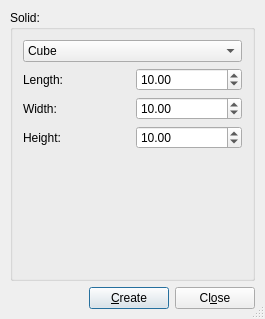
<ui version="4.0" >
 <author></author>
 <comment></comment>
 <exportmacro></exportmacro>
 <class>MeshGui::DlgRegularSolid</class>
 <widget class="QDialog" name="MeshGui::DlgRegularSolid" >
  <property name="geometry" >
   <rect>
    <x>0</x>
    <y>0</y>
    <width>265</width>
    <height>319</height>
   </rect>
  </property>
  <property name="windowTitle" >
   <string>Regular Solid</string>
  </property>
  <property name="sizeGripEnabled" >
   <bool>true</bool>
  </property>
  <layout class="QGridLayout" >
   <property name="margin" >
    <number>10</number>
   </property>
   <property name="spacing" >
    <number>6</number>
   </property>
   <item row="1" column="0" >
    <layout class="QHBoxLayout" >
     <property name="margin" >
      <number>0</number>
     </property>
     <property name="spacing" >
      <number>6</number>
     </property>
     <item>
      <spacer>
       <property name="orientation" >
        <enum>Qt::Horizontal</enum>
       </property>
       <property name="sizeType" >
        <enum>QSizePolicy::Expanding</enum>
       </property>
       <property name="sizeHint" >
        <size>
         <width>20</width>
         <height>20</height>
        </size>
       </property>
      </spacer>
     </item>
     <item>
      <widget class="QPushButton" name="createSolidButton" >
       <property name="text" >
        <string>&amp;Create</string>
       </property>
       <property name="shortcut" >
        <string>Alt+C</string>
       </property>
       <property name="autoDefault" >
        <bool>true</bool>
       </property>
       <property name="default" >
        <bool>true</bool>
       </property>
      </widget>
     </item>
     <item>
      <widget class="QPushButton" name="buttonClose" >
       <property name="text" >
        <string>Cl&amp;ose</string>
       </property>
       <property name="shortcut" >
        <string>Alt+O</string>
       </property>
       <property name="autoDefault" >
        <bool>true</bool>
       </property>
      </widget>
     </item>
    </layout>
   </item>
   <item row="0" column="0" >
    <widget class="QGroupBox" name="groupBox1" >
     <property name="title" >
      <string>Solid:</string>
     </property>
     <layout class="QGridLayout" >
      <property name="margin" >
       <number>10</number>
      </property>
      <property name="spacing" >
       <number>6</number>
      </property>
      <item row="0" column="0" >
       <widget class="QComboBox" name="comboBox1" >
        <item>
         <property name="text" >
          <string>Cube</string>
         </property>
        </item>
        <item>
         <property name="text" >
          <string>Cylinder</string>
         </property>
        </item>
        <item>
         <property name="text" >
          <string>Cone</string>
         </property>
        </item>
        <item>
         <property name="text" >
          <string>Sphere</string>
         </property>
        </item>
        <item>
         <property name="text" >
          <string>Ellipsoid</string>
         </property>
        </item>
        <item>
         <property name="text" >
          <string>Torus</string>
         </property>
        </item>
       </widget>
      </item>
      <item row="1" column="0" >
       <widget class="QStackedWidget" name="widgetStack2" >
        <property name="currentIndex" >
         <number>0</number>
        </property>
        <widget class="QWidget" name="WStackPage1" >
         <layout class="QGridLayout" >
          <property name="margin" >
           <number>0</number>
          </property>
          <property name="spacing" >
           <number>6</number>
          </property>
          <item row="0" column="0" >
           <layout class="QGridLayout" >
            <property name="margin" >
             <number>0</number>
            </property>
            <property name="spacing" >
             <number>6</number>
            </property>
            <item row="2" column="0" >
             <widget class="QLabel" name="textLabel4" >
              <property name="text" >
               <string>Height:</string>
              </property>
             </widget>
            </item>
            <item row="2" column="1" >
             <widget class="QDoubleSpinBox" name="boxHeight" >
              <property name="maximum" >
               <double>1000</double>
              </property>
              <property name="value" >
               <double>10</double>
              </property>
             </widget>
            </item>
            <item row="0" column="1" >
             <widget class="QDoubleSpinBox" name="boxLength" >
              <property name="maximum" >
               <double>1000</double>
              </property>
              <property name="minimum" >
               <double>0</double>
              </property>
              <property name="value" >
               <double>10</double>
              </property>
             </widget>
            </item>
            <item row="0" column="0" >
             <widget class="QLabel" name="textLabel2" >
              <property name="text" >
               <string>Length:</string>
              </property>
             </widget>
            </item>
            <item row="1" column="1" >
             <widget class="QDoubleSpinBox" name="boxWidth" >
              <property name="maximum" >
               <double>1000</double>
              </property>
              <property name="value" >
               <double>10</double>
              </property>
             </widget>
            </item>
            <item row="1" column="0" >
             <widget class="QLabel" name="textLabel3" >
              <property name="text" >
               <string>Width:</string>
              </property>
             </widget>
            </item>
           </layout>
          </item>
          <item row="1" column="0" >
           <spacer>
            <property name="orientation" >
             <enum>Qt::Vertical</enum>
            </property>
            <property name="sizeType" >
             <enum>QSizePolicy::Expanding</enum>
            </property>
            <property name="sizeHint" >
             <size>
              <width>20</width>
              <height>51</height>
             </size>
            </property>
           </spacer>
          </item>
         </layout>
        </widget>
        <widget class="QWidget" name="WStackPage2" >
         <layout class="QGridLayout" >
          <property name="margin" >
           <number>0</number>
          </property>
          <property name="spacing" >
           <number>6</number>
          </property>
          <item row="0" column="0" >
           <layout class="QGridLayout" >
            <property name="margin" >
             <number>0</number>
            </property>
            <property name="spacing" >
             <number>6</number>
            </property>
            <item row="0" column="0" >
             <widget class="QLabel" name="textLabel5" >
              <property name="text" >
               <string>Radius:</string>
              </property>
             </widget>
            </item>
            <item row="0" column="1" >
             <widget class="QDoubleSpinBox" name="cylinderRadius" >
              <property name="value" >
               <double>2</double>
              </property>
             </widget>
            </item>
            <item row="1" column="1" >
             <widget class="QDoubleSpinBox" name="cylinderLength" >
              <property name="value" >
               <double>10</double>
              </property>
             </widget>
            </item>
            <item row="1" column="0" >
             <widget class="QLabel" name="textLabel6" >
              <property name="text" >
               <string>Length:</string>
              </property>
             </widget>
            </item>
           </layout>
          </item>
          <item row="1" column="0" >
           <widget class="Line" name="line1" >
            <property name="frameShape" >
             <enum>QFrame::HLine</enum>
            </property>
            <property name="frameShadow" >
             <enum>QFrame::Sunken</enum>
            </property>
           </widget>
          </item>
          <item row="2" column="0" >
           <layout class="QGridLayout" >
            <property name="margin" >
             <number>0</number>
            </property>
            <property name="spacing" >
             <number>6</number>
            </property>
            <item row="2" column="0" colspan="2" >
             <widget class="QCheckBox" name="cylinderClosed" >
              <property name="text" >
               <string>Closed</string>
              </property>
              <property name="checked" >
               <bool>true</bool>
              </property>
             </widget>
            </item>
            <item row="1" column="1" >
             <widget class="Gui::SpinBox" name="cylinderCount" >
              <property name="value" >
               <number>50</number>
              </property>
             </widget>
            </item>
            <item row="1" column="0" >
             <widget class="QLabel" name="textLabel8" >
              <property name="text" >
               <string>Sampling:</string>
              </property>
             </widget>
            </item>
            <item row="0" column="0" >
             <widget class="QLabel" name="textLabel7" >
              <property name="text" >
               <string>Edge length:</string>
              </property>
             </widget>
            </item>
            <item row="0" column="1" >
             <widget class="QDoubleSpinBox" name="cylinderEdgeLength" >
              <property name="maximum" >
               <double>10</double>
              </property>
              <property name="value" >
               <double>1</double>
              </property>
             </widget>
            </item>
           </layout>
          </item>
          <item row="3" column="0" >
           <spacer>
            <property name="orientation" >
             <enum>Qt::Vertical</enum>
            </property>
            <property name="sizeType" >
             <enum>QSizePolicy::Expanding</enum>
            </property>
            <property name="sizeHint" >
             <size>
              <width>31</width>
              <height>81</height>
             </size>
            </property>
           </spacer>
          </item>
         </layout>
        </widget>
        <widget class="QWidget" name="WStackPage3" >
         <layout class="QGridLayout" >
          <property name="margin" >
           <number>0</number>
          </property>
          <property name="spacing" >
           <number>6</number>
          </property>
          <item row="0" column="0" >
           <layout class="QGridLayout" >
            <property name="margin" >
             <number>0</number>
            </property>
            <property name="spacing" >
             <number>6</number>
            </property>
            <item rowspan="2" row="1" column="1" >
             <widget class="QDoubleSpinBox" name="coneRadius2" >
              <property name="value" >
               <double>4</double>
              </property>
             </widget>
            </item>
            <item rowspan="2" row="2" column="0" >
             <widget class="QLabel" name="textLabel11" >
              <property name="text" >
               <string>Length:</string>
              </property>
             </widget>
            </item>
            <item row="3" column="1" >
             <widget class="QDoubleSpinBox" name="coneLength" >
              <property name="value" >
               <double>10</double>
              </property>
             </widget>
            </item>
            <item row="0" column="0" >
             <widget class="QLabel" name="textLabel9" >
              <property name="text" >
               <string>Radius 1:</string>
              </property>
             </widget>
            </item>
            <item row="1" column="0" >
             <widget class="QLabel" name="textLabel10" >
              <property name="text" >
               <string>Radius 2:</string>
              </property>
             </widget>
            </item>
            <item row="0" column="1" >
             <widget class="QDoubleSpinBox" name="coneRadius1" >
              <property name="value" >
               <double>2</double>
              </property>
             </widget>
            </item>
           </layout>
          </item>
          <item row="1" column="0" >
           <widget class="Line" name="line2" >
            <property name="frameShape" >
             <enum>QFrame::HLine</enum>
            </property>
            <property name="frameShadow" >
             <enum>QFrame::Sunken</enum>
            </property>
           </widget>
          </item>
          <item row="2" column="0" >
           <layout class="QGridLayout" >
            <property name="margin" >
             <number>0</number>
            </property>
            <property name="spacing" >
             <number>6</number>
            </property>
            <item row="0" column="1" >
             <widget class="QDoubleSpinBox" name="coneEdgeLength" >
              <property name="value" >
               <double>1</double>
              </property>
             </widget>
            </item>
            <item row="1" column="0" >
             <widget class="QLabel" name="textLabel13" >
              <property name="text" >
               <string>Sampling:</string>
              </property>
             </widget>
            </item>
            <item row="2" column="0" >
             <widget class="QCheckBox" name="coneClosed" >
              <property name="text" >
               <string>Closed</string>
              </property>
              <property name="checked" >
               <bool>true</bool>
              </property>
             </widget>
            </item>
            <item row="1" column="1" >
             <widget class="Gui::SpinBox" name="coneCount" >
              <property name="value" >
               <number>50</number>
              </property>
             </widget>
            </item>
            <item row="0" column="0" >
             <widget class="QLabel" name="textLabel12" >
              <property name="text" >
               <string>Edge length:</string>
              </property>
             </widget>
            </item>
           </layout>
          </item>
          <item row="3" column="0" >
           <spacer>
            <property name="orientation" >
             <enum>Qt::Vertical</enum>
            </property>
            <property name="sizeType" >
             <enum>QSizePolicy::Expanding</enum>
            </property>
            <property name="sizeHint" >
             <size>
              <width>31</width>
              <height>91</height>
             </size>
            </property>
           </spacer>
          </item>
         </layout>
        </widget>
        <widget class="QWidget" name="WStackPage4" >
         <layout class="QGridLayout" >
          <property name="margin" >
           <number>0</number>
          </property>
          <property name="spacing" >
           <number>6</number>
          </property>
          <item row="0" column="0" >
           <layout class="QHBoxLayout" >
            <property name="margin" >
             <number>0</number>
            </property>
            <property name="spacing" >
             <number>6</number>
            </property>
            <item>
             <widget class="QLabel" name="textLabel14" >
              <property name="text" >
               <string>Radius:</string>
              </property>
             </widget>
            </item>
            <item>
             <widget class="QDoubleSpinBox" name="sphereRadius" >
              <property name="value" >
               <double>5</double>
              </property>
             </widget>
            </item>
           </layout>
          </item>
          <item row="1" column="0" >
           <widget class="Line" name="line3" >
            <property name="frameShape" >
             <enum>QFrame::HLine</enum>
            </property>
            <property name="frameShadow" >
             <enum>QFrame::Sunken</enum>
            </property>
           </widget>
          </item>
          <item row="2" column="0" >
           <layout class="QHBoxLayout" >
            <property name="margin" >
             <number>0</number>
            </property>
            <property name="spacing" >
             <number>6</number>
            </property>
            <item>
             <widget class="QLabel" name="textLabel15" >
              <property name="text" >
               <string>Sampling:</string>
              </property>
             </widget>
            </item>
            <item>
             <widget class="Gui::SpinBox" name="sphereCount" >
              <property name="value" >
               <number>50</number>
              </property>
             </widget>
            </item>
           </layout>
          </item>
          <item row="3" column="0" >
           <spacer>
            <property name="orientation" >
             <enum>Qt::Vertical</enum>
            </property>
            <property name="sizeType" >
             <enum>QSizePolicy::Expanding</enum>
            </property>
            <property name="sizeHint" >
             <size>
              <width>21</width>
              <height>151</height>
             </size>
            </property>
           </spacer>
          </item>
         </layout>
        </widget>
        <widget class="QWidget" name="WStackPage5" >
         <layout class="QGridLayout" >
          <property name="margin" >
           <number>0</number>
          </property>
          <property name="spacing" >
           <number>6</number>
          </property>
          <item row="0" column="0" >
           <layout class="QGridLayout" >
            <property name="margin" >
             <number>0</number>
            </property>
            <property name="spacing" >
             <number>6</number>
            </property>
            <item row="1" column="1" >
             <widget class="QDoubleSpinBox" name="ellipsoidRadius2" >
              <property name="value" >
               <double>4</double>
              </property>
             </widget>
            </item>
            <item row="1" column="0" >
             <widget class="QLabel" name="textLabel17" >
              <property name="text" >
               <string>Radius 2:</string>
              </property>
             </widget>
            </item>
            <item row="0" column="1" >
             <widget class="QDoubleSpinBox" name="ellipsoidRadius1" >
              <property name="value" >
               <double>2</double>
              </property>
             </widget>
            </item>
            <item row="0" column="0" >
             <widget class="QLabel" name="textLabel16" >
              <property name="text" >
               <string>Radius 1:</string>
              </property>
             </widget>
            </item>
           </layout>
          </item>
          <item row="1" column="0" >
           <widget class="Line" name="line4" >
            <property name="frameShape" >
             <enum>QFrame::HLine</enum>
            </property>
            <property name="frameShadow" >
             <enum>QFrame::Sunken</enum>
            </property>
           </widget>
          </item>
          <item row="2" column="0" >
           <layout class="QHBoxLayout" >
            <property name="margin" >
             <number>0</number>
            </property>
            <property name="spacing" >
             <number>6</number>
            </property>
            <item>
             <widget class="QLabel" name="textLabel18" >
              <property name="text" >
               <string>Sampling:</string>
              </property>
             </widget>
            </item>
            <item>
             <widget class="Gui::SpinBox" name="ellipsoidCount" >
              <property name="value" >
               <number>50</number>
              </property>
             </widget>
            </item>
           </layout>
          </item>
          <item row="3" column="0" >
           <spacer>
            <property name="orientation" >
             <enum>Qt::Vertical</enum>
            </property>
            <property name="sizeType" >
             <enum>QSizePolicy::Expanding</enum>
            </property>
            <property name="sizeHint" >
             <size>
              <width>31</width>
              <height>81</height>
             </size>
            </property>
           </spacer>
          </item>
         </layout>
        </widget>
        <widget class="QWidget" name="WStackPage6" >
         <layout class="QGridLayout" >
          <property name="margin" >
           <number>0</number>
          </property>
          <property name="spacing" >
           <number>6</number>
          </property>
          <item row="0" column="0" >
           <layout class="QGridLayout" >
            <property name="margin" >
             <number>0</number>
            </property>
            <property name="spacing" >
             <number>6</number>
            </property>
            <item row="1" column="0" >
             <widget class="QLabel" name="textLabel20" >
              <property name="text" >
               <string>Radius 2:</string>
              </property>
             </widget>
            </item>
            <item row="0" column="0" >
             <widget class="QLabel" name="textLabel19" >
              <property name="text" >
               <string>Radius 1:</string>
              </property>
             </widget>
            </item>
            <item row="1" column="1" >
             <widget class="QDoubleSpinBox" name="toroidRadius2" >
              <property name="value" >
               <double>2</double>
              </property>
             </widget>
            </item>
            <item row="0" column="1" >
             <widget class="QDoubleSpinBox" name="toroidRadius1" >
              <property name="value" >
               <double>10</double>
              </property>
             </widget>
            </item>
           </layout>
          </item>
          <item row="1" column="0" >
           <widget class="Line" name="line5" >
            <property name="frameShape" >
             <enum>QFrame::HLine</enum>
            </property>
            <property name="frameShadow" >
             <enum>QFrame::Sunken</enum>
            </property>
           </widget>
          </item>
          <item row="2" column="0" >
           <layout class="QHBoxLayout" >
            <property name="margin" >
             <number>0</number>
            </property>
            <property name="spacing" >
             <number>6</number>
            </property>
            <item>
             <widget class="QLabel" name="textLabel21" >
              <property name="text" >
               <string>Sampling:</string>
              </property>
             </widget>
            </item>
            <item>
             <widget class="Gui::SpinBox" name="toroidCount" >
              <property name="value" >
               <number>50</number>
              </property>
             </widget>
            </item>
           </layout>
          </item>
          <item row="3" column="0" >
           <spacer>
            <property name="orientation" >
             <enum>Qt::Vertical</enum>
            </property>
            <property name="sizeType" >
             <enum>QSizePolicy::Expanding</enum>
            </property>
            <property name="sizeHint" >
             <size>
              <width>20</width>
              <height>91</height>
             </size>
            </property>
           </spacer>
          </item>
         </layout>
        </widget>
       </widget>
      </item>
     </layout>
    </widget>
   </item>
  </layout>
 </widget>
 <layoutdefault spacing="6" margin="11" />
 <pixmapfunction>qPixmapFromMimeSource</pixmapfunction>
 <customwidgets>
  <customwidget>
   <class>Gui::SpinBox</class>
   <extends>QSpinBox</extends>
   <header>Gui/SpinBox.h</header>
   <container>0</container>
   <pixmap></pixmap>
  </customwidget>
 </customwidgets>
 <tabstops>
  <tabstop>comboBox1</tabstop>
  <tabstop>boxLength</tabstop>
  <tabstop>boxWidth</tabstop>
  <tabstop>boxHeight</tabstop>
  <tabstop>cylinderRadius</tabstop>
  <tabstop>cylinderLength</tabstop>
  <tabstop>cylinderEdgeLength</tabstop>
  <tabstop>cylinderCount</tabstop>
  <tabstop>cylinderClosed</tabstop>
  <tabstop>coneRadius1</tabstop>
  <tabstop>coneRadius2</tabstop>
  <tabstop>coneLength</tabstop>
  <tabstop>coneEdgeLength</tabstop>
  <tabstop>coneCount</tabstop>
  <tabstop>coneClosed</tabstop>
  <tabstop>sphereRadius</tabstop>
  <tabstop>sphereCount</tabstop>
  <tabstop>ellipsoidRadius1</tabstop>
  <tabstop>ellipsoidRadius2</tabstop>
  <tabstop>ellipsoidCount</tabstop>
  <tabstop>toroidRadius1</tabstop>
  <tabstop>toroidRadius2</tabstop>
  <tabstop>toroidCount</tabstop>
  <tabstop>createSolidButton</tabstop>
  <tabstop>buttonClose</tabstop>
 </tabstops>
 <resources/>
 <connections>
  <connection>
   <sender>comboBox1</sender>
   <signal>activated(int)</signal>
   <receiver>widgetStack2</receiver>
   <slot>setCurrentIndex(int)</slot>
   <hints>
    <hint type="sourcelabel" >
     <x>74</x>
     <y>48</y>
    </hint>
    <hint type="destinationlabel" >
     <x>230</x>
     <y>116</y>
    </hint>
   </hints>
  </connection>
  <connection>
   <sender>buttonClose</sender>
   <signal>clicked()</signal>
   <receiver>MeshGui::DlgRegularSolid</receiver>
   <slot>reject()</slot>
   <hints>
    <hint type="sourcelabel" >
     <x>222</x>
     <y>284</y>
    </hint>
    <hint type="destinationlabel" >
     <x>52</x>
     <y>296</y>
    </hint>
   </hints>
  </connection>
 </connections>
</ui>
